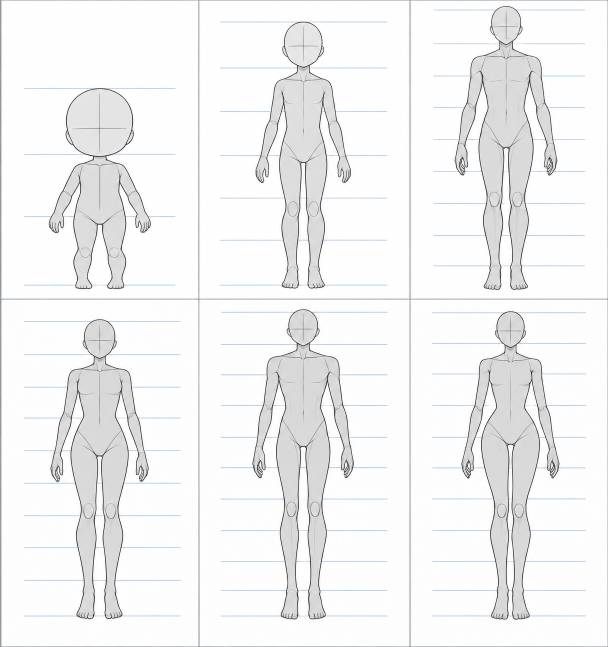
#> input picture inputs/body_proportion_presets/v3/source/human_form_reference_sheet.png, 1216 x 1293 px (shown at 1/2 size)
$ python generate_body_proportion_presets.py
#> lines starting #> are read from the running program, lines starting #| are printed output that depends on the picture; after the words box and inside, x2 and y2 are one past the last pixel; in counts of white or black regions, pixels touching at a corner belong together
### genai_lab/body_proportion_presets.py
"""Project-authored body-proportion anchors for the Animagine Base stage."""

from __future__ import annotations

from dataclasses import dataclass
import hashlib
import json
import math
from pathlib import Path
from typing import Any, Mapping

from PIL import Image, ImageOps


ASSET_VERSION = "body_proportion_presets_v3"
ASSET_ROOT = Path("inputs/body_proportion_presets/v3")
CANVAS_SIZE = (512, 768)
PROJECT_ROOT = Path(__file__).resolve().parents[1]


@dataclass(frozen=True)
class BodyProportionPreset:
    preset_id: str
    family: str
    label_ko: str
    head_count: float
    life_stage: str
    body_form: str
    shoulder_width: float
    waist_width: float
    pelvis_width: float
    limb_thickness: float

    def __post_init__(self) -> None:
        if not self.preset_id or not self.family or not self.label_ko:
            raise ValueError("체형 프리셋 식별자와 이름이 필요합니다.")
        if not 2.0 <= float(self.head_count) <= 9.0:
            raise ValueError("체형 프리셋 등신 값은 2~9 범위여야 합니다.")
        for name in (
            "shoulder_width",
            "waist_width",
            "pelvis_width",
            "limb_thickness",
        ):
            value = getattr(self, name)
            if not 0.0 < float(value) <= 1.0:
                raise ValueError(f"체형 프리셋 {name}은 0~1 범위여야 합니다.")

    @property
    def control_path(self) -> Path:
        return ASSET_ROOT / "control" / f"{self.preset_id}.png"

    @property
    def preview_path(self) -> Path:
        return ASSET_ROOT / "preview" / f"{self.preset_id}.png"

    def record(self) -> dict[str, Any]:
        return {
            "version": ASSET_VERSION,
            "preset_id": self.preset_id,
            "family": self.family,
            "label_ko": self.label_ko,
            "head_count": self.head_count,
            "life_stage": self.life_stage,
            "body_form": self.body_form,
            "geometry": {
                "shoulder_width": self.shoulder_width,
                "waist_width": self.waist_width,
                "pelvis_width": self.pelvis_width,
                "limb_thickness": self.limb_thickness,
            },
            "control_path": self.control_path.as_posix(),
            "preview_path": self.preview_path.as_posix(),
            "gender_conditioning_applied": False,
            "gender_identity_source": "separate_character_request",
            "openpose_used": False,
            "application_stage": "animagine_base_only",
            "model_conditioning_applied": True,
        }


BODY_PROPORTION_PRESETS = (
    BodyProportionPreset(
        "sd_3h_neutral",
        "super_deformed",
        "SD 3등신 중립",
        3.0,
        "stylized_age_neutral",
        "neutral",
        .54,
        .42,
        .50,
        .18,
    ),
    BodyProportionPreset(
        "child_5h_neutral",
        "child_five_head",
        "아동 5등신 중립",
        5.0,
        "child",
        "neutral",
        .42,
        .34,
        .39,
        .12,
    ),
    BodyProportionPreset(
        "standard_7_5h_shoulder",
        "standard_adult",
        "표준 7.5등신 어깨 중심",
        7.5,
        "adult",
        "shoulder_dominant",
        .48,
        .30,
        .36,
        .10,
    ),
    BodyProportionPreset(
        "standard_7_5h_hip",
        "standard_adult",
        "표준 7.5등신 골반 중심",
        7.5,
        "adult",
        "hip_dominant",
        .38,
        .28,
        .44,
        .095,
    ),
    BodyProportionPreset(
        "fashion_8h_shoulder",
        "fashion_adult",
        "패션 8등신 어깨 중심",
        8.0,
        "adult",
        "shoulder_dominant",
        .44,
        .27,
        .33,
        .082,
    ),
    BodyProportionPreset(
        "fashion_8h_hip",
        "fashion_adult",
        "패션 8등신 골반 중심",
        8.0,
        "adult",
        "hip_dominant",
        .35,
        .25,
        .40,
        .078,
    ),
)


_PRESETS_BY_ID = {item.preset_id: item for item in BODY_PROPORTION_PRESETS}


# [22 lines left out: functions get_body_proportion_preset, load_body_proportion_control, not called in this run]

@dataclass(frozen=True)
class BodyProportionControlSettings:
    enabled: bool
    status: str
    model_id: str
    conditioning_scale: float
    guidance_start: float
    guidance_end: float
    local_files_only: bool
    user_selection_required: bool

    # [164 lines left out: functions record, resolve_body_proportion_control, _manifest_record, body_proportion_contract, active_body_proportion_preset_id, prepare_body_proportion_control, not called in this run]

### scripts/generate_body_proportion_presets.py
"""Split the approved human-form reference sheet into deterministic presets."""

from __future__ import annotations

import hashlib
import json
from pathlib import Path
import sys

from PIL import Image, ImageDraw, ImageOps

PROJECT_ROOT = Path(__file__).resolve().parents[1]
if str(PROJECT_ROOT) not in sys.path:
    sys.path.insert(0, str(PROJECT_ROOT))

from genai_lab.body_proportion_presets import (
    ASSET_ROOT,
    ASSET_VERSION,
    BODY_PROPORTION_PRESETS,
    CANVAS_SIZE,
)

SOURCE_NAME = "human_form_reference_sheet.png"
SOURCE_PATH = ASSET_ROOT / "source" / SOURCE_NAME
PANEL_BOXES = (
    (2, 1, 397, 597),
    (399, 1, 820, 597),
    (822, 1, 1215, 597),
    (2, 600, 397, 1292),
    (399, 600, 820, 1292),
    (822, 600, 1215, 1292),
)
RENDER_PROFILE = "project_generated_human_form_sheet_v3"


def _sha256(path):
    digest = hashlib.sha256()
    with path.open("rb") as source:
        for block in iter(lambda: source.read(1024 * 1024), b""):
            digest.update(block)
    return digest.hexdigest()


def _fit_panel(source, box):
    panel = source.crop(box)
    fitted = ImageOps.pad(
        panel,
        CANVAS_SIZE,
        method=Image.Resampling.LANCZOS,
        color=(255, 255, 255),
        centering=(0.5, 0.5),
    )
    panel.close()
    return fitted


def _line_control(preview):
    gray = ImageOps.grayscale(preview)
    # Preserve the dark anatomy contour and construction details while removing
    # the pale blue proportion grid and neutral fill.
    control = gray.point(lambda value: 255 if value < 170 else 0, mode="L")
    # Panel separators from the source sheet must never become body controls.
    ImageDraw.Draw(control).rectangle(
        (0, 0, control.width - 1, control.height - 1),
        outline=0,
        width=12,
    )
    return control


def main():
    destination = PROJECT_ROOT / ASSET_ROOT
    source_path = PROJECT_ROOT / SOURCE_PATH
    if not source_path.is_file():
        raise ValueError(f"체형 원본 시트가 없습니다: {source_path}")

    control_dir = destination / "control"
    preview_dir = destination / "preview"
    control_dir.mkdir(parents=True, exist_ok=True)
    preview_dir.mkdir(parents=True, exist_ok=True)

    with Image.open(source_path) as opened:
#> opened is the input picture: PIL image 1216x1293 RGB; mean R, G, B 242, 242.3, 242.7
        opened.load()
        source = opened.convert("RGB")
    if source.size != (1216, 1293):
        source.close()
        raise ValueError(f"승인된 체형 원본 시트 크기가 다릅니다: {source.size}")

    records = []
    previews = []
    for preset, box in zip(BODY_PROPORTION_PRESETS, PANEL_BOXES, strict=True):
        preview = _fit_panel(source, box)
        control = _line_control(preview)
        preview_path = PROJECT_ROOT / preset.preview_path
        control_path = PROJECT_ROOT / preset.control_path
        preview.save(preview_path, optimize=True)
        control.save(control_path, optimize=True)
        previews.append((preset, preview.copy()))
        preview.close()
        control.close()

        record = preset.record()
        record["render_profile"] = RENDER_PROFILE
        record["panel_box"] = list(box)
        record["source_path"] = SOURCE_PATH.as_posix()
        record["control_sha256"] = _sha256(control_path)
        record["preview_sha256"] = _sha256(preview_path)
        records.append(record)
#> this loop made 6 passes
#> pass 1, in _fit_panel, `panel = source.crop(box)`:
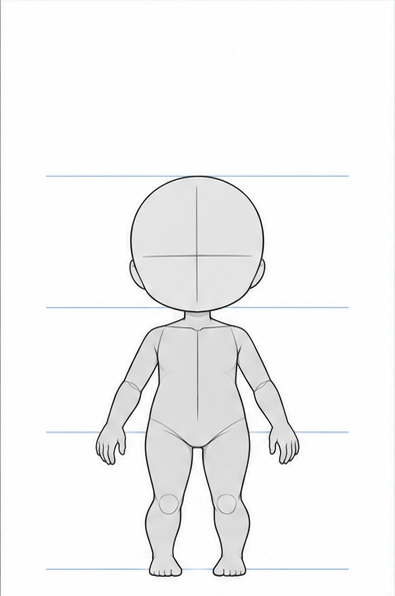
#> panel: PIL image 395x596 RGB; mean R, G, B 245.2, 245.3, 245.6
#> pass 1, in _fit_panel, `fitted = ImageOps.pad( panel, CANVAS_SIZE, method=Image.Resampling.LAN..`:
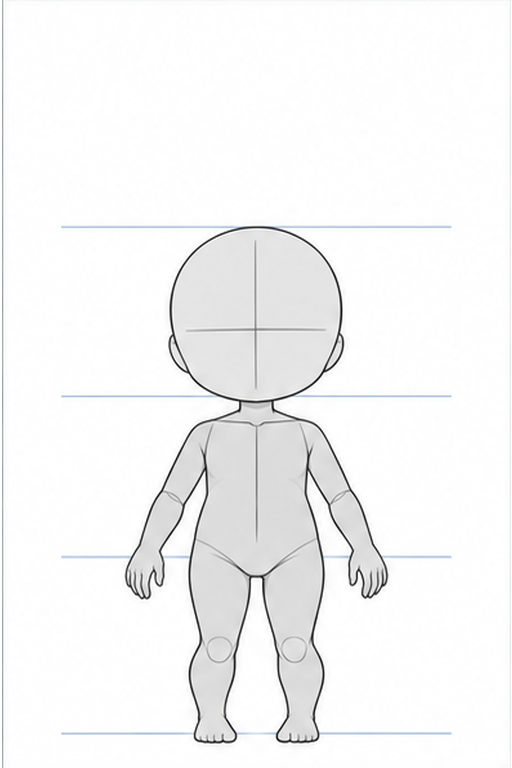
#> fitted: PIL image 512x768 RGB; mean R, G, B 245.2, 245.3, 245.5
#> pass 1, in _line_control, `control = gray.point(lambda value: 255 if value < 170 else 0, mode="L")`:
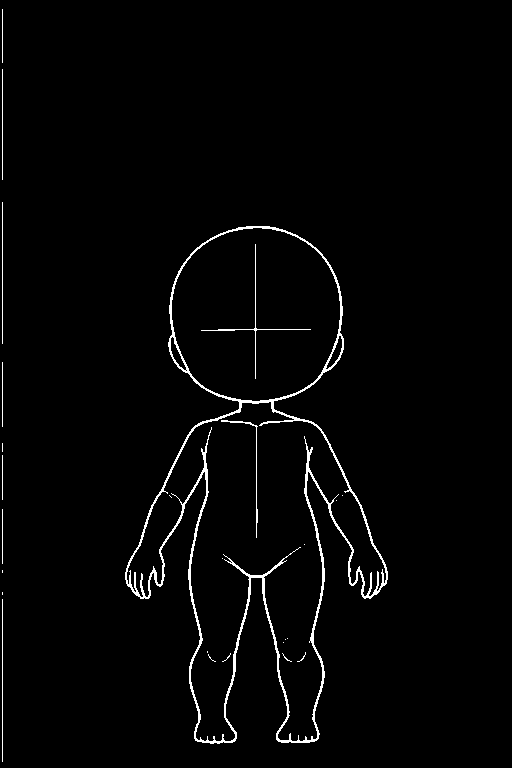
#> control: PIL image 512x768 L; 2% white in thin lines or dots, all inside (x1, y1, x2, y2) = (2, 9, 388, 762)
    source.close()

    card_w, card_h = CANVAS_SIZE
    sheet = Image.new("RGB", (card_w * 3, (card_h + 48) * 2), (24, 24, 26))
    draw = ImageDraw.Draw(sheet)
    for index, (preset, preview) in enumerate(previews):
        x = index % 3 * card_w
        y = index // 3 * (card_h + 48)
        sheet.paste(preview, (x, y))
        draw.text(
            (x + 16, y + card_h + 14),
            preset.preset_id.replace("_", " ").upper(),
            fill=(240, 240, 240),
        )
        preview.close()
#> this loop made 6 passes
#> (x, y) on passes 1 to 6: (0, 0), (512, 0), (1024, 0), (0, 816), (512, 816), (1024, 816)
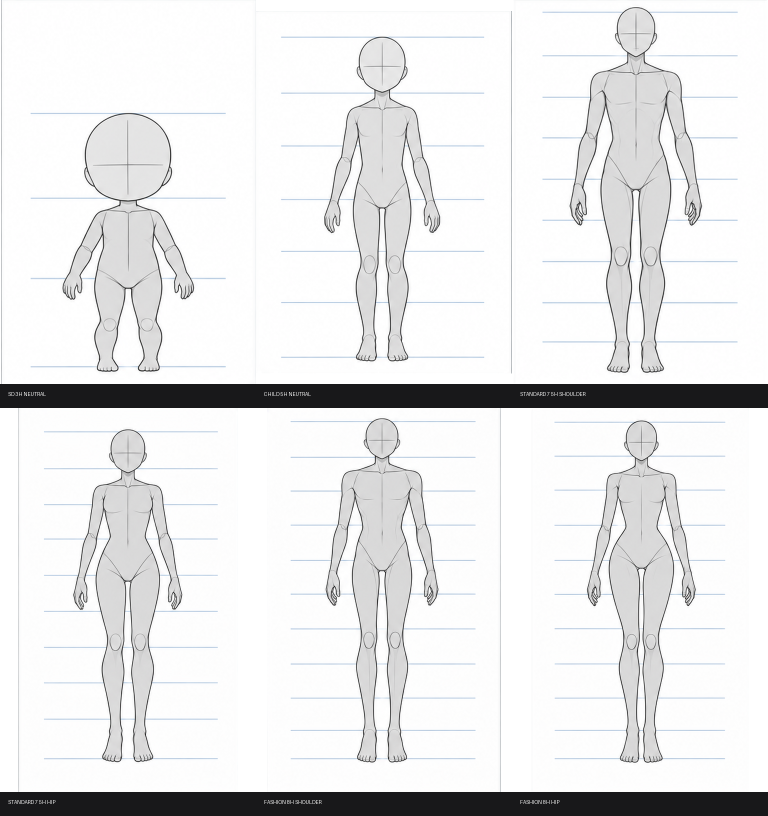
#> sheet: PIL image 1536x1632 RGB (shown at 1/2 size); mean R, G, B 230.8, 231, 231.5
    sheet.save(destination / "contact_sheet.png", optimize=True)
    sheet.close()

    manifest = {
        "version": ASSET_VERSION,
        "status": "approved_asset",
        "render_profile": RENDER_PROFILE,
        "source_type": "project_generated_original",
        "source_path": SOURCE_PATH.as_posix(),
        "source_sha256": _sha256(source_path),
        "reference_usage": "structure_only",
        "copied_character_design": False,
        "canvas_size": list(CANVAS_SIZE),
        "family_count": 4,
        "preset_count": len(records),
        "gender_conditioning_applied": False,
        "openpose_used": False,
        "application_stage": "animagine_base_only",
        "presets": records,
    }
    (destination / "manifest.json").write_text(
        json.dumps(manifest, ensure_ascii=False, indent=2) + "\n",
        encoding="utf-8",
    )
    print(destination / "manifest.json")


if __name__ == "__main__":
    main()
